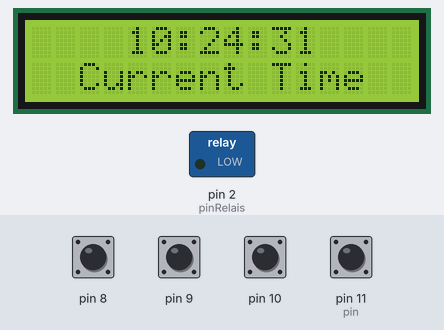
A sketch run on a simulated Arduino Uno, built with avr-gcc and run on an emulated ATmega328P. On the bench: 16×2 character LCD, switched loads named in the sketch (green lamp = pin HIGH). The test bench sets the inputs (shaded band); at power-on: pin 8–10, pin 11 (pin) HIGH. The local clock reads 2024-03-15 10:24:30 at power-on unless the sketch sets it.

Above: at 1.2 s.
1.3 s: pin 11 (pin) pulled LOW for 0.15 s
At 2.7 s:
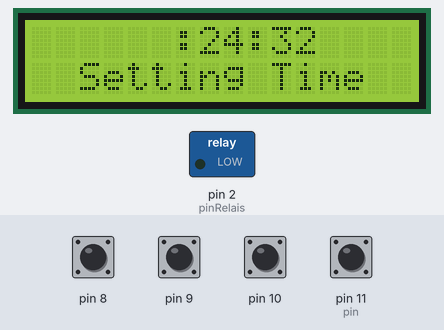
4.3 s: pin 11 (pin) pulled LOW for 1 s
At 5.0 s:
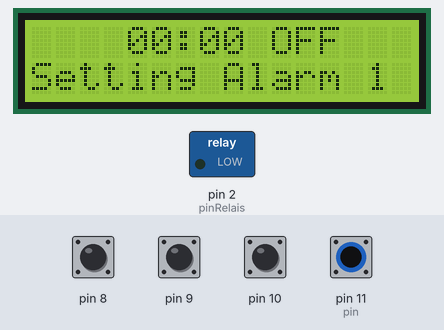
8.1 s: pin 8 pulled LOW for 0.15 s
At 9.5 s:
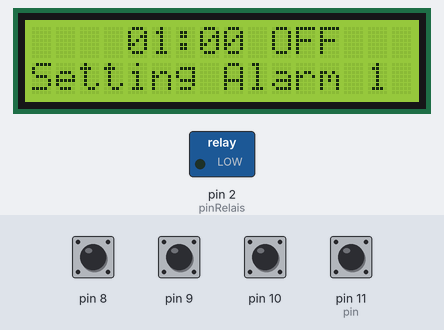
9.7 s: pin 10 pulled LOW for 0.15 s
At 10.3 s:
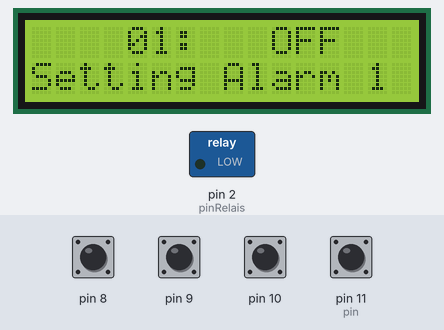
11.9 s: pin 10 pulled LOW for 1 s
At 13.3 s:
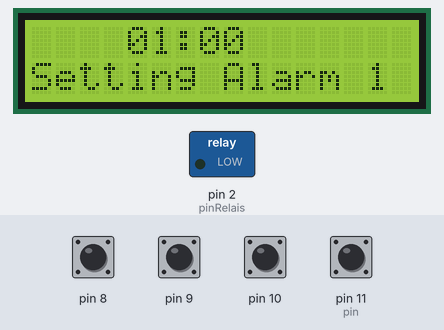
15.9 s: pin 8 pulled LOW for 1 s
At 17.1 s:
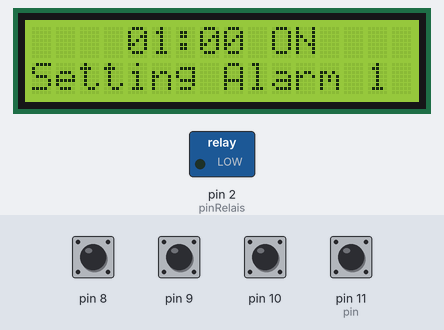
Timing chart, 0 to 18.9 s (numbered marks = the images above; inputs shaded):
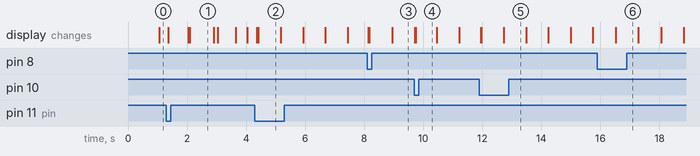

Measured:
- after the input at 1.3 s, the display: first changes after 0.06 s (image 1 shows a later state)
- after the input at 4.3 s, the display: first changes after 0.06 s (image 2 shows a later state)
- after the input at 8.1 s, the display: changes at once (image 3)
- after the input at 9.7 s, the display: first differs from a run without the input at once (image 4)
- after the input at 11.9 s, the display: changes at once (image 5)
- after the input at 15.9 s, the display: changes after 0.63 s (image 6)
- what the display in image 1 shows lasts 0.8 s, from 2.1 s to 2.9 s

The sketch:

sketch_jan15a.ino
```cpp
//Bibliothèques nécessaires
#include <Wire.h>
#include <LiquidCrystal_I2C.h> //Mise en place des librairies pour le LCD en I2C
#include <DS3231.h> //Mise en place des librairies pour la RTC

//NbR correspond au nombre de réveils
#define NbR 2

//N correspond au nombre d'écrans différents
#define N NbR+1
// hahaha


DS3231 Clock; //Objet de type DS3231 (RTC)
bool h24, AM; //Deux booléen obligatoires


LiquidCrystal_I2C lcd(0x3F, 16, 2); //Initialisation de la communication I2C avec l'écran

//Déclaration des variables globales

unsigned long ul_Temps = 0UL; //Pour compter le temps depuis le début du programme
unsigned long ul_Sleep=0UL; //Pour compter le différentiel entre la transition en mode veille ou non
unsigned long ul_Blink= 0UL; //Pour compter le différentiel entre les clignotements lorsque l'on passe en mode settings
bool state = 0; //Pour savoir si on affiche ou pas lors du clignotement
bool sleep=0; //Pour savoir si le réveil est en veille ou pas
bool sonne=0; //Pour savoir si le réveil sonne ou pas

int etatSettings = 0; //Pour savoir dans quel écran on se trouve (Heure courante, Mise à l'heure, Mise en route des alarmes)
int etatSwitch = 0; //Pour savoir combien de fois on a appuyé sur switch donc sur quel paramètres (heures, minutes, secondes ou ON/OFF)

int pinRelais = 2; //Pin pour lequel le relais est mis en place

//Déclaration des structures
typedef struct bouton{
  int pin; //Pour savoir à quel pin on branche le bouton
  bool actif=0; //Pour savoir si le bouton est appuyé ou non
};

bouton MesBoutons[4]; //Tableau de boutons (4 - Settings, Switch, -, +)
// Bla bla
// tralala

typedef struct reveil{
  int heures=0; //Compteur des heures du réveil
  int minutes=0; //Compteur des minutes du réveil
  bool set=0; //Pour savoir si le réveil est mis en place ou pas
};
reveil MesReveils[NbR]; //Tableau de réveils

void setup() {
   Clock.setClockMode(true); //Formate l'heure en 24h
   //Déclaration des pins pour les boutons
   MesBoutons[0].pin = 11;
   MesBoutons[1].pin = 10;
   MesBoutons[2].pin = 9;
   MesBoutons[3].pin = 8;
  //Initialisation du LCD
  lcd.init(); //Initialisation du lcd
  lcd.backlight(); //Démarrage du rétroéclairage

  //On active le pin du relais en mode output (sortie)
  pinMode(pinRelais, OUTPUT);
  for (int i=0 ; i<4 ; ++i)
  {
    pinMode( MesBoutons[i].pin, INPUT); //On active les pin des boutons en input (entrée)
    digitalWrite( MesBoutons[i].pin, HIGH); //On set les pin des boutons en état haut
  }
}

void loop() {

 ul_Temps=millis(); //On récupère le temps depuis le lancement de l'arduino
 sleepState(); //Pour le mode veille
 alarm(); //Pour le mode alarme
 testBouton(); //On teste les boutons et on active leur fonction
 testEtat(); //On teste les états et on afficge l'état dans lequel on se trouve
  delay(5);
}

bool IsThereAlarm() //Sous programme qui retourn 1 si un réveil est enclenché 0 sinon
{
  for (int i=0 ; i < NbR ; ++i)
    if (MesReveils[i].set)
      return 1;
  return 0;
}

void affichageEtat0() //Sous programme d'affichage
{
      lcd.setCursor(4,0); //On place le curseur là où on veut écrire tel que (emplacement, ligne)
      if (Clock.getHour(h24, AM)<10) //Pour pouvoir mettre un 0 avant les dizaines
         lcd.print("0");
      lcd.print(Clock.getHour(h24, AM)); //On affiche les heures avec la fonction get de la classe DS3231

      lcd.print(":");

      if (Clock.getMinute()<10)//Pour pouvoir mettre un 0 avant les dizaines
         lcd.print("0");
      lcd.print(Clock.getMinute()); //On affiche les minutes

      lcd.print(":");

      if (Clock.getSecond()<10)//Pour pouvoir mettre un 0 avant les dizaines
         lcd.print("0");
      lcd.print(Clock.getSecond()); //On affiche les secondes

      lcd.setCursor(2,1); //On place le curseur sur la seconde ligne
      lcd.print("Current Time");

      if (IsThereAlarm()) //Si un réveil est enclenché
      {
        lcd.setCursor(15,0);
        lcd.print("."); //On met un point sur l'écran principal
      }
}

void testEtat()
{

 //On affiche le mode voulu sur l'écran LCD
 if (etatSettings==0)
    affichageEtat0(); //Mode temps courant
 if (etatSettings==1)
    affichageEtat1(); //Mode settings du temps courant
 if (etatSettings>=2)
    affichageEtatN(); //Modes des réveils

}
void testBouton()
{
  for (int i=0 ; i<4 ; ++i) //On teste si les boutons sont appuyés
 {
   if (digitalRead(MesBoutons[i].pin)==LOW&&MesBoutons[i].actif==0) //Si le courant reçu est à l'état bas (0) et que le bouton n'est pas appuyé
   {
      MesBoutons[i].actif=1; //Si le bouton est appuyé on le passe à 1
      if (!sleep&&!sonne)
      {
        if (i==0)
          actionSettings(); //On effection les actions pour le bouton settings
        if (i==1)
          actionSwitch(); //On effection les actions pour le bouton switch
        if (i==2)
          actionMoins(); //On effection les actions pour le bouton moins
        if (i==3)
          actionPlus(); //On effection les actions pour le bouton Plus
      }
      ul_Sleep=ul_Temps;
      sleep=0;
      lcd.clear();
      if (sonne)
      {
        sonne=0;
        digitalWrite(pinRelais, LOW);
      }
   }
   else if (digitalRead(MesBoutons[i].pin)==HIGH&&MesBoutons[i].actif==1) //Sinon, si le bouton a été appuyé mais qu'il ne l'est plus
   {
      MesBoutons[i].actif=0; //On le fait repasser à 0
   }
 }
}

void affichageEtat1() //Le principe va être le même pour les deux sous programmes suivant : On fait clignoter le paramètre pointé par SWITCH soit l'heure, les minutes, les secondes ou on/off et si on appuie sur switch, et bien on change
{
      lcd.setCursor(4,0);
      blinkState(); //Sous programme pour faire passer un booléen de 0 à 1 pour savoir si 750 millisecondes se sont écoulées
        if (state==1 && etatSwitch==0) //Si jamais c'est le cas et que l'on pointe sur les heures
        {
          if (Clock.getHour(h24, AM)<10) //Si on est sur des heures sans dizaine on met un zéro (esthétique)
          {
            lcd.print("0");
          }
          lcd.print(Clock.getHour(h24, AM)); //On affiche les heures
        }
        else if (etatSwitch==0) //Sinon on vide la case, ce qui à pour effet de clignoter
          lcd.print("  ");
        else if (etatSwitch) //Si jamais on ne pointe plus les heures avec Switch, alors on affiche les heures normalement.
          {
            if (Clock.getHour(h24, AM)<10) //Si on est sur des heures sans dizaine on met un zéro (esthétique)
            {
              lcd.print("0");
            }
            lcd.print(Clock.getHour(h24, AM));
          }

      lcd.print(":");

      if (state==1 && etatSwitch==1) //Le principe est le même que pour les heures
        {
          if (Clock.getMinute()<10)
          {
            lcd.print("0");
          }
          lcd.print(Clock.getMinute());
        }
        else if (etatSwitch==1)
          lcd.print("  ");
        else if (etatSwitch!=1)
          {
            if (Clock.getMinute()<10)
            {
              lcd.print("0");
            }
            lcd.print(Clock.getMinute());
          }

      lcd.print(":");
      if (state==1 && etatSwitch==2) //Le principe est le même que pour les heures
        {
          if (Clock.getSecond()<10)
          {
            lcd.print("0");
          }
          lcd.print(Clock.getSecond());
        }
        else if (etatSwitch==2)
          lcd.print("  ");
        else if (etatSwitch!=2)
          {
            if (Clock.getSecond()<10)
            {
              lcd.print("0");
            }
            lcd.print(Clock.getSecond());
          }
       lcd.setCursor(2,1);
       lcd.print("Setting Time");
}

void affichageEtatN() //Même configuration qu'en haut sauf que cette fois on agit sur le tableau de structures "MesReveils"
{
        int i=etatSettings; //Pas nécessaire, juste pour la lisibilité
        lcd.setCursor(4,0);
        blinkState();
        if (state==1 && etatSwitch==0)
         {
            if (MesReveils[i-NbR].heures<10) //Si i vaut 2, et que NbR vaut 2, on agit sur la case 0 du tableau donc le premier réveil, et ainsi de suite
            {
              lcd.print("0");
            }
            lcd.print(MesReveils[i-NbR].heures);
          }
          else if (etatSwitch==0)
            lcd.print("  ");
          else if (etatSwitch)
          {
             if (MesReveils[i-NbR].heures<10)
             {
               lcd.print("0");
             }
               lcd.print(MesReveils[i-NbR].heures);
           }
           lcd.print(":");

        if (state==1 && etatSwitch==1)
        {
          if (MesReveils[i-NbR].minutes<10)
          {
            lcd.print("0");
          }
          lcd.print(MesReveils[i-NbR].minutes);
        }
        else if (etatSwitch==1)
          lcd.print("  ");
        else if (etatSwitch!=1)
          {
            if (MesReveils[i-NbR].minutes<10)
            {
              lcd.print("0");
            }
            lcd.print(MesReveils[i-NbR].minutes);
          }
        lcd.print(" ");

        if (state==1 && etatSwitch==2)
        {
          if (MesReveils[i-NbR].set)
              lcd.print("ON");
          else
              lcd.print("OFF");
        }
        else if (etatSwitch==2)
         {
            if (MesReveils[i-NbR].set)
                lcd.print("  ");
            else
                lcd.print("   ");
         }
        else if (etatSwitch!=2)
          {
            if (MesReveils[i-NbR].set)
              lcd.print("ON");
          else
              lcd.print("OFF");
          }
         lcd.setCursor(0,1);
         lcd.print("Setting Alarm ");
         lcd.print(i-1);
}

void actionSettings()
{
  if (etatSettings >= 0 && etatSettings < N) //Si l'état dans lequel on se trouve est compris entre 0 et le nombre d'états maximum possibles
    etatSettings++; //On monte les états
  else
    etatSettings=0; //Sinon on revient à 0
  etatSwitch=0; //On replace aussi etatSwitch à 0
  lcd.clear(); //On efface l'écran pour éviter d'avoir des problèmes de restes sur l'écran
}

void actionSwitch()
{
  if (etatSettings >= 1) //Si on est sur un autre état que celui d'affichage de l'heure
  {
    if (etatSwitch >= 0 && etatSwitch < 2) //Si l'état dans lequel on se trouve est compris entre 0 et le nombre d'états maximum possibles (ici 2 pour heures/minutes/secondes ou ON OFF)
      etatSwitch++; //On augmente
    else
      etatSwitch=0; //Sinon on revient à 0 (aux heures, donc)
  }
}

void actionPlus() //le bouton plus à des fonctions différentes selon l'état dans lequel on est
{
  if (etatSettings == 1)  //Si on est sur les paramètres de l'horloge
  {
    if (etatSwitch==0)
    {
      //pas d'appui sur switch et on fait monter les heures en appuyant sur plus
        if (Clock.getHour(h24, AM)+ 1>23) //Si jamais on dépasse 24h on revient à 0
            Clock.setHour(0);
        else
            Clock.setHour(Clock.getHour(h24, AM)+1);
    }
    if (etatSwitch==1) //1 appui sur switch et on fait monter les minutes en appuyant sur plus
    {

        if (Clock.getMinute()+1>59) //Si jamais on dépasse 59 minutes on revient à 0
          Clock.setMinute(0);
        else
          Clock.setMinute(Clock.getMinute()+1);
    }
    if (etatSwitch==2) //2 appuis sur switch et on fait monter les secondes en appuyant sur plus
    {

      if (Clock.getSecond()+1>59) //Si jamais on dépasse 59 secondes on revient à 0
         Clock.setSecond(0);
      else
         Clock.setSecond(Clock.getSecond()+1);
    }
  }
  if (etatSettings >= 2) //Si on est sur les paramètres des réveils
  {
    int i=etatSettings;
    if (etatSwitch==0) //pas d'appui sur switch et on fait monter les heures en appuyant sur plus
      MesReveils[i-NbR].heures+=1;
    if (etatSwitch==1) //1 appui sur switch et on fait monter les minutes en appuyant sur plus
      MesReveils[i-NbR].minutes+=1;
    if (etatSwitch==2) //2 appuis sur switch et on active ou on éteint l'activation de l'alarme
    {
      MesReveils[i-NbR].set=1; //Si c'est le cas, le réveil est bien activé, on passe à 1
      lcd.clear(); //On rend l'affichage propre
    }
     if (MesReveils[i-NbR].minutes >= 60) //Si 60 minutes se sont écoulées, on incrémente les heures
        MesReveils[i-NbR].minutes=0; //On réinitialise les minutes égalemenT
    if (MesReveils[i-NbR].heures >=24) //Si 24 heures se sont écoulées, on revient à 0
        MesReveils[i-NbR].heures=0;
  }
}

void actionMoins() //Même principe que pour plus, mais dans l'autre sens
{
    if (etatSettings == 1)
    {
      if (etatSwitch==0)
      {

        //pas d'appui sur switch et on fait baisser les heures en appuyant sur plus
        if (Clock.getHour(h24, AM)- 1<0)
            Clock.setHour(23);
        else
          Clock.setHour(Clock.getHour(h24, AM)-1);
      }
      if (etatSwitch==1) //1 appui sur switch et on fait baisser les minutes en appuyant sur plus
      {
        if (Clock.getMinute()-1 < 0)
            Clock.setMinute(59);
        else
            Clock.setMinute(Clock.getMinute()-1);
      }
      if (etatSwitch==2) //2 appuis sur switch et on fait baisser les secondes en appuyant sur plus
      {
        if (Clock.getSecond()-1 < 0)
            Clock.setSecond(59);
        else
            Clock.setSecond(Clock.getSecond()-1);
      }
    }
    if (etatSettings >= 2)
    {
      int i=etatSettings;
      if (etatSwitch==0)
        MesReveils[i-NbR].heures-=1;
      if (etatSwitch==1)
        MesReveils[i-NbR].minutes-=1;
      if (etatSwitch==2)
      {
        MesReveils[i-NbR].set=0;
        lcd.clear();
      }
       if (MesReveils[i-NbR].minutes < 0) //Si on revient en arrière sous les 0 minutes, on remonte à 59
            MesReveils[i-NbR].minutes=59;
       if (MesReveils[i-NbR].heures < 0) //Si on revient en arrière sous les 0 heures, on remonte à 23
            MesReveils[i-NbR].heures=23;
    }
}

void blinkState() //Petit sous programme permettant de faire passer un booléen de 0 à 1 pour montrer s'il s'est écoulé 750 millisecondes
{
  if(ul_Temps - ul_Blink > 750) //Si le différentiel est de 750 ms
   {
        ul_Blink=ul_Temps;
        if (state==0)
            state=1;
         else
            state=0;
    }
}

void sleepState() //Pour mettre en place le mode
{

  if(ul_Temps - ul_Sleep > 20000) //Si le différentiel est de 20 secondes
    sleep=1;
  if (sleep)
  {
    lcd.noBacklight();  //On coupe le rétroéclairage
  }
  else
    lcd.backlight(); //On rallume l'éclairage

}

void alarm()
{
    for ( int i =0 ; i<NbR ; ++i)
      if (MesReveils[i].heures==Clock.getHour(h24, AM)&&MesReveils[i].minutes==Clock.getMinute()&&Clock.getSecond()==0&&MesReveils[i].set)  //Si jamais le reveil est à la même heure que celle actuelle
      {
           sonne=1; //On met le booléen à 1
           digitalWrite(pinRelais, HIGH); //On active la carte MP3
           lcd.backlight(); //On rallume l'éclairage
      }
}
```
